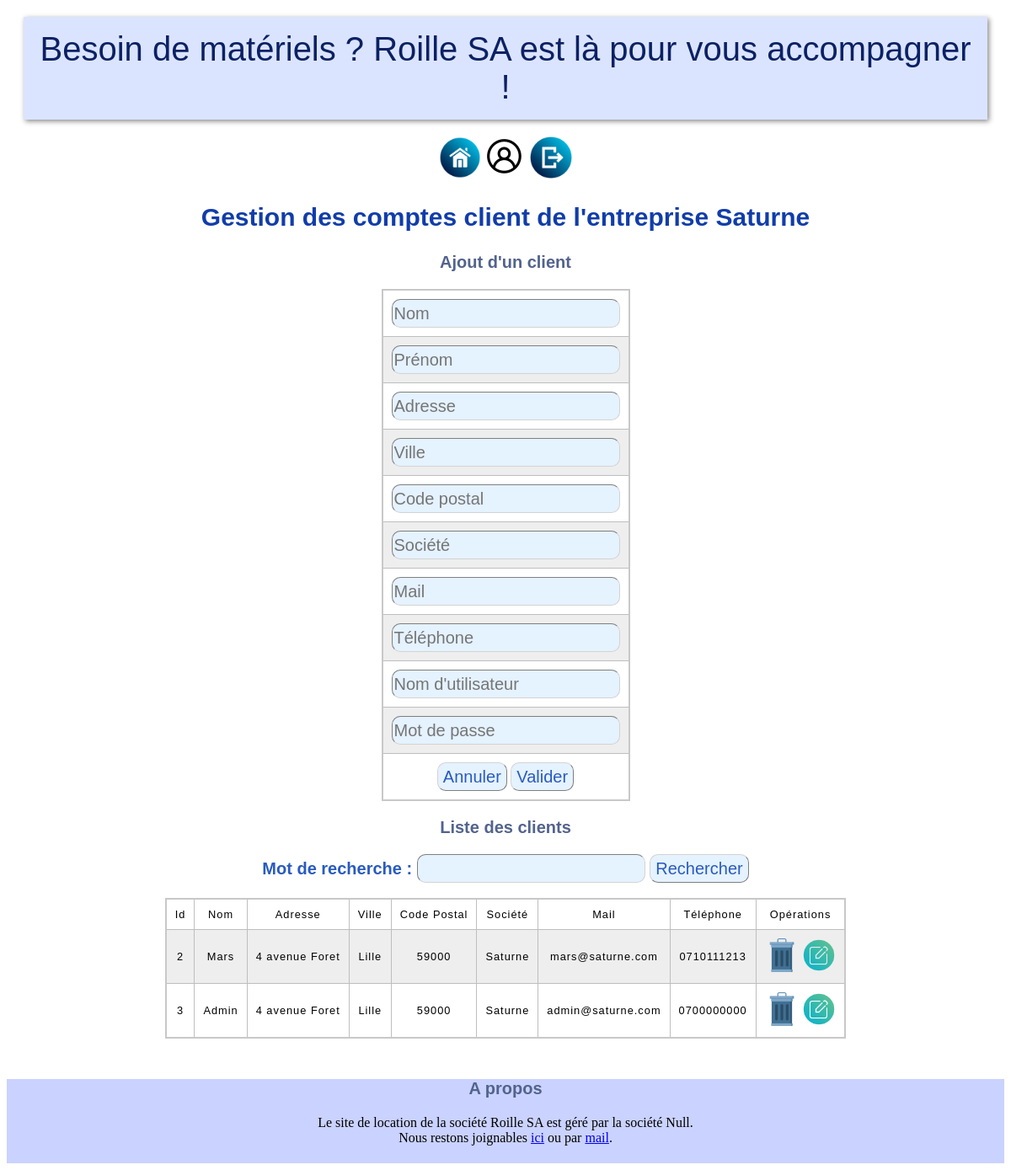
/index.php?page=1 (signed in), run on the app's committed database.
### tables this page shows
create table client(
	idC int(4) not null auto_increment,
	nom varchar(25),
	prenom varchar(50),
	adresse varchar(30),
	ville varchar(20),
	cp varchar(5),
	societe varchar(30),
	mail varchar(40),
	tel varchar(10),
	username varchar(100),
    mdp varchar(255),
    role enum("superadmin","admin","user") default "user",
	primary key (idC)
);

### controleur/config_bdd.php (called while the page is built)
<?php
    $serveur = "localhost";
    $bdd = "roille_sa";
    $user = "root";
    $mdp = "";
?>

### modele/modele.class.php (called while the page is built, shortened)
<?php
class Controleur
{
    private $unPdo, $uneTable;
    public function __construct($serveur, $bdd, $user, $mdp){
        $this->unPdo= null;
        try {
            $this->unPdo = new PDO("mysql:host=".$serveur.";dbname=".$bdd, $user, $mdp);
        } catch (PDOException $exp) {
            echo "Erreur de connexion : " . $exp ->getMessage();
        }
    }
    public function selectAll()
    {
        $requete = "select * from " . $this->uneTable . ";";
        $select = $this->unPdo->prepare($requete);
        $select->execute();
        return $select->fetchAll();
    }
    public function setTable($uneTable)
    {
        $this->uneTable = $uneTable;
    }
    public function selectSearch($like, $mot)
    {
        $champs = array();
        $donnees = array(":mot"=>"%".$mot."%");
        foreach ($like as $cle) {
            $champs[] = $cle." like :mot ";
        }
        $chaineWhere = implode(" or ", $champs);
        $requete = "select * from   " . $this->uneTable . " where " .$chaineWhere;
        $select = $this->unPdo->prepare($requete);
        $select->execute($donnees);
        return $select->fetchAll();
    }
}
?>

### vue/vue_les_clients.php (the view)
<h3>Liste des clients</h3>
<form method="post" action="">
    Mot de recherche : <input type="text" name="mot">
    <input type="submit" name="Rechercher" value="Rechercher">
</form>
<br>
<table border="1">
    <tr>
        <td> Id</td>
        <td> Nom </td>
        <td> Adresse </td>
        <td> Ville </td>
        <td> Code Postal </td>
        <td> Société </td>
        <td> Mail </td>
        <td> Téléphone </td>
        <?php
            if (isset($_SESSION['username']) && $_SESSION['role']!="user") {
                echo "<td> Opérations </td>";
            }
        ?>
    </tr>
    <?php
        foreach ($lesClients as $unClient) {
            echo "<tr>";
            echo "  <td>" . $unClient['idC'] . "</td>
                    <td>" . $unClient['nom'] . "</td>
                    <td>" . $unClient['adresse'] . "</td>
                    <td>" . $unClient['ville'] . "</td>
                    <td>" . $unClient['cp'] . "</td>
                    <td>" . $unClient['societe'] . "</td>
                    <td>" . $unClient['mail'] . "</td>
                    <td>" . $unClient['tel'] . "</td>
                ";
            if (isset($_SESSION['username']) && $_SESSION['role']!="user") {
                echo "
                <td>
                    <a href='index.php?page=1&action=sup&idC=".$unClient['idC']."'><img src = 'images/icons/sup.png' height='40' width='40'></a>
                    <a href='index.php?page=1&action=edit&idC=".$unClient['idC']."'><img src = 'images/icons/edit.png' height='40' width='40'></a>
                </td>
                ";
            }
            echo "</tr>";
        }
    ?>
</table>
<br>

### index.php (shortened to what this page needs)
<?php
    require_once("controleur/config_bdd.php");
    $unControleur = new Controleur($serveur, $bdd, $user, $mdp);
?>
<!DOCTYPE html>
<html>
    <head>
        <link rel="stylesheet" type="text/css" href="style/style.css">
    </head>
    <body>
        <h1>Besoin de matériels ? Roille SA est là pour vous accompagner !</h1>
        <center>
            <div class="main">
                <?php
                    if (isset($_SESSION['username'])) {
                        echo '
                            <div>
                                <a href="index.php?page=home"><img src="images/icons/home.png" height="50" width="50"></a>
                                <a href="index.php?page=admin"><img src="images/icons/admin.png" height="50" width="50"></a>
                                <a href="index.php?page=exit"><img src="images/icons/deconnexion.png" height="50" width="50"></a><br/>
                            </div>
                        ';
                    }
                    if(isset($_GET['page'])) $page = $_GET['page'];
                    else $page = "home";
                    switch ($page) {
                        case 1: require_once ("gestion_clients.php"); break;
                    }
                ?>
            </div>
            <footer>
                <div>
                    <h3>A propos</h3>
                    Le site de location de la société Roille SA est géré par la société Null. <br/>
                    Nous restons joignables <a href="index.php?page=contact">ici</a> ou par <a href="mailto:null@news.nll">mail</a>.
                </div>
            </footer>
        </center>
    </body>
</html>

### gestion_clients.php (shortened to what this page needs)
<h2> Gestion des comptes client de l'entreprise <?php echo $_SESSION['societe']?></h2>
<?php
    $unControleur->setTable("client");
    $lesClients = $unControleur->selectAll();
    if (isset($_SESSION['username']) && $_SESSION['role']!="user") {
        $leClient = null;
        require_once("vue/vue_insert_client.php");
    }
    if (isset($_POST['Rechercher'])) {
        $mot = $_POST['mot'];
        $like = array("idC", "nom", "adresse", "ville", "cp", "societe", "mail", "tel");
        $lesClients = $unControleur->selectSearch($like, $mot);
    } elseif ($_SESSION['societe']=='Null') {
        $lesClients = $unControleur->selectAll();
    } else {
        $mot = $_SESSION['societe'];
        $like = array("societe");
        $lesClients = $unControleur->selectSearch($like, $mot);
    }
    require_once("vue/vue_les_clients.php");
?>

### vue/vue_insert_client.php (shortened to what this page needs)
<?php if (isset($_POST['SInscrire'])) echo "<h3> Création d'un compte utilisateur </h3>";
    else if($leClient!=null) echo " <h3> Modification d'un client </h3> ";
    else echo " <h3> Ajout d'un client </h3> ";?>
<form action="" method="post">
    <table>
        <tr>
            <td><input type="text" name="nom" placeholder="Nom"
            value="<?php if($leClient!=null) echo $leClient['nom']; ?>"></td>
        </tr>
        <tr>
            <td><input type="text" name="prenom" placeholder="Prénom"
            value="<?php if($leClient!=null) echo $leClient['prenom']; ?>"></td>
        </tr>
        <tr>
            <td><input type="text" name="adresse" placeholder="Adresse"
            value="<?php if($leClient!=null) echo $leClient['adresse']; ?>"></td>
        </tr>
        <tr>
            <td><input type="text" name="ville" placeholder="Ville"
            value="<?php if($leClient!=null) echo $leClient['ville']; ?>"></td>
        </tr>
        <tr>
            <td><input type="text" name="cp" placeholder="Code postal"
            value="<?php if($leClient!=null) echo $leClient['cp']; ?>"></td>
        </tr>
        <tr>
            <td><input type="text" name="societe" placeholder="Société"
            value="<?php if($leClient!=null) echo $leClient['societe']; ?>"></td>
        </tr>
        <tr>
            <td><input type="text" name="mail" placeholder="Mail"
            value="<?php if($leClient!=null) echo $leClient['mail']; ?>"></td>
        </tr>
        <tr>
            <td><input type="text" name="tel" placeholder="Téléphone"
            value="<?php if($leClient!=null) echo $leClient['tel']; ?>"></td>
        </tr>
        <tr>
            <td><input type="text" name="username" placeholder="Nom d'utilisateur"
            value="<?php if($leClient!=null) echo $leClient['username']; ?>"></td>
        </tr>
        <tr>
            <td><input type="password" name="mdp" placeholder="Mot de passe"
            value="<?php if($leClient!=null) echo $leClient['mdp']; ?>"></td>
        </tr>
        <tr>
            <td>
                <input type="reset" name="Annuler" value="Annuler">
                <input type="submit"
                    <?php
                        if ($leClient!=null) echo " name ='Modifier' value='Modifier'";
                        else echo " name='Valider' value='Valider'";
                    ?>
                >
            </td>
        </tr>
    </table>
</form>

### style/style.css (style rules this page uses)
h1 { font-size: 40px; font-family:Arial, sans-serif; color: #0B2164; background-color: #DBE4FF; padding:16px; font-weight:lighter; -moz-box-shadow: 2px 2px 6px #888; -webkit-box-shadow: 2px 2px 6px #888; box-shadow:2px 2px 6px #888; text-align:center; display:block; margin:20px; }
h2 { color: #113DAA; font-family:Arial, sans-serif; font-size: 30px; font-weight: bold; animation: myAnim 1s ease 0s 1 normal forwards; }
h3 { color: #52638d; font-family:Arial, sans-serif; font-size: 20px; font-weight: bold; animation: myAnim 1s ease 0s 1 normal forwards; }
div { animation: myAnim 1s ease 0s 1 normal forwards; }
input, select { background-color: #E5F2FF; color: #295bbf; font-family:Arial, sans-serif; border-radius: 10px; border-width: 1px; line-height: 30px; font-size: 20px; border-color: lightgray; }
form { color: #295bbf; font-family:Arial, sans-serif; font-size: 20px; font-weight: bold; animation: myAnim 1s ease 0s 1 normal forwards; }
td, th { border: 1px solid rgb(190, 190, 190); padding: 10px; }
td { text-align: center; font-family:Arial, sans-serif; }
tr:nth-child(even) { background-color: #eee; font-family:Arial, sans-serif; }
table { border-collapse: collapse; border: 2px solid rgb(200, 200, 200); letter-spacing: 1px; font-family:Arial,sans-serif; font-size: .8rem; animation: myAnim 1s ease 0s 1 normal forwards; }
.main { padding-bottom:10px; }
footer { background:rgb(202, 210, 255); position:static; bottom: 0; width:100%; height:100px; }

### data on the page
client: idC "2", nom "Mars", adresse "4 avenue Foret", ville "Lille", cp "59000", societe "Saturne", mail "mars@saturne.com", tel "0710111213"
client: idC "3", nom "Admin", adresse "4 avenue Foret", ville "Lille", cp "59000", societe "Saturne", mail "admin@saturne.com", tel "0700000000"

### other printed values
$_SESSION['societe'] "Saturne"
